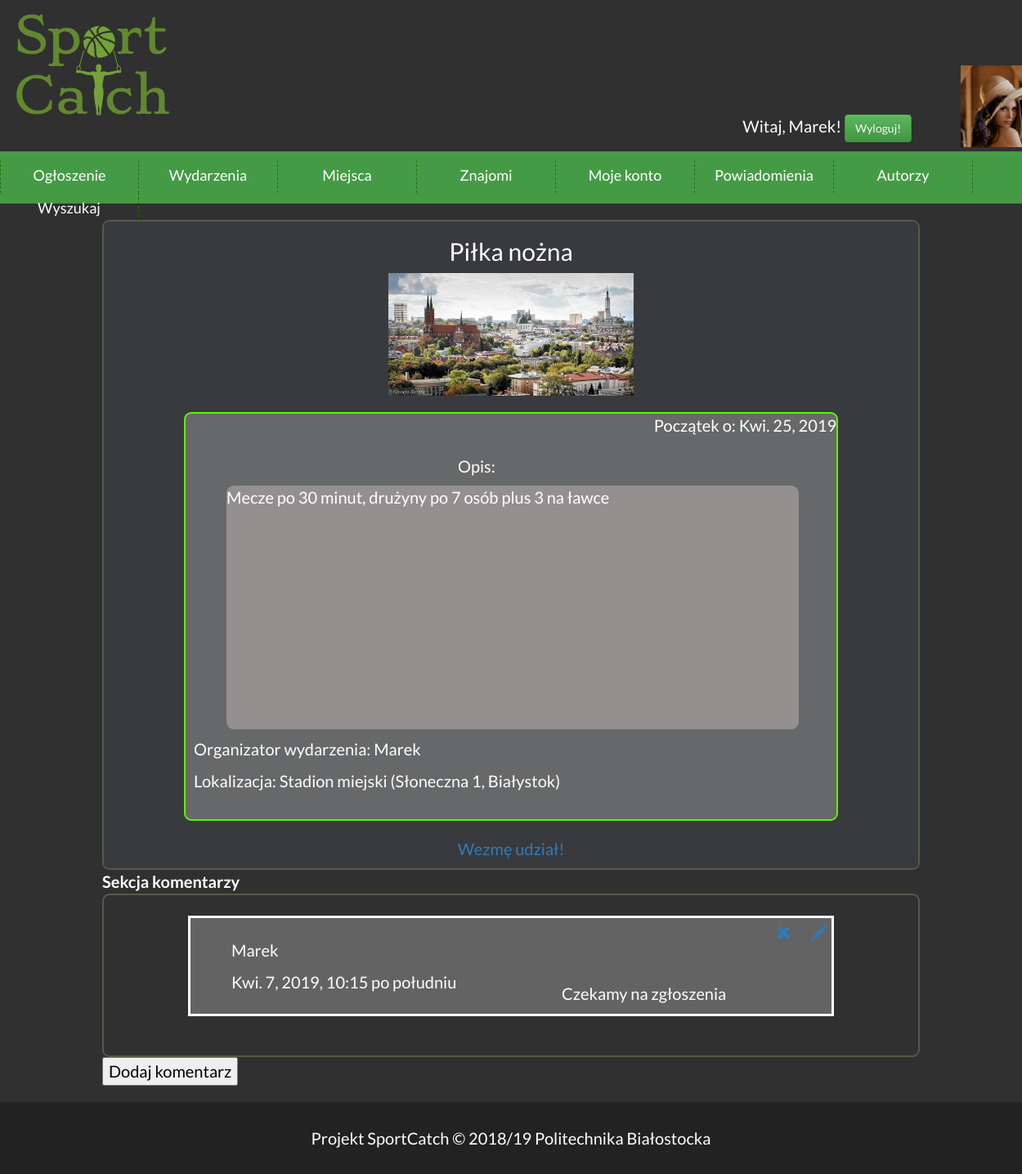
The app's page /events/5 (signed in) with its own data.
### account/models.py (models this page shows, shortened)
class Profile(models.Model):
    user = models.OneToOneField(settings.AUTH_USER_MODEL, on_delete=models.CASCADE)
    date_of_birth = models.DateField(blank=True, null=True)
    photo = models.ImageField(upload_to='profile_image', blank=True)
    friends=models.ManyToManyField("self",related_name="friends")
    rate=models.IntegerField(default=0)

### event/models.py (models this page shows, shortened)
class wydarzenie(models.Model):
    miejsce=models.ForeignKey(miejsce,on_delete=models.CASCADE)
    nazwa=models.CharField(max_length=50)
    data_rozpoczecia=models.DateField()
    organizator=models.ForeignKey(User,on_delete=models.CASCADE,related_name='wydarzenia')
    opis=models.TextField()
    uczestnicy=models.ManyToManyField(User,related_name="uczestnicy")
    Srednia_ocen=models.IntegerField( default=0)
    photo = models.ImageField(upload_to="wydarzenia/", blank=True, default='miejsca/Default.jpg')

class miejsce(models.Model):
    adres=models.CharField(max_length=100)
    miasto=models.CharField(max_length=100, default="Białystok")
    nazwa=models.CharField(max_length=100)
    zaakceptowane=models.BooleanField(default=False)
    Srednia_ocen=models.IntegerField( default=0)
    photo = models.ImageField(upload_to='miejsca/', blank=True, default='miejsca/Default.jpg')
    def __str__(self):
        return "{} ({}, {})".format(self.nazwa, self.adres, self.miasto)
    class Meta:
        verbose_name = 'Miejsce'
        verbose_name_plural = 'Miejsca'

class komentarz_do_wydarzenia(models.Model):
    autor= models.ForeignKey(User,on_delete=models.CASCADE)
    wydarzenie=models.ForeignKey(wydarzenie,on_delete=models.CASCADE)
    data=models.DateTimeField(auto_now=True)
    tresc=models.TextField()

### event/views.py (the view, shortened to what this page needs)
# urls.py: path('events/<int:pk>', views.event_detail, name='event_detail'),
def event_detail(request, pk):
    user = Profile.objects.all()
    event = get_object_or_404(wydarzenie, pk=pk)
    if request.user.is_authenticated:
        try:
            user = Profile.objects.get(user=request.user)
        except Profile.DoesNotExist:
            user = None
    uczestnicy = event.uczestnicy.all()
    komentarze = komentarz_do_wydarzenia.objects.filter(wydarzenie=event.id)
    komentarz_form = None
    czy_nowy_komentarz = False
    if not (request.user in event.uczestnicy.all()):
        takePartButtonText = "Wezmę udział!"
    else:
        takePartButtonText = "Jednak nie wezmę udziału"
    return render(request, 'event/event_detail.html', {'flag': czy_nowy_komentarz,
                                                       'event': event, 'uczestnicy': uczestnicy,
                                                       'komentarze': komentarze,
                                                       'komentarz_form': komentarz_form,
                                                       'takePartButtonText': takePartButtonText, 'user': user})

### event/templates/event/event_detail.html (shortened to what this page needs)
{%extends 'Base.html'%}
{%block content%}
{% load emoticons_tags %}
{% emoticons %}
        <div class="wydarzenia">
        <div class="Elementy_wydarzen">
    <h2>{{event.nazwa}}</h2>
    <span>
    {%if event.photo.url.value != ""%}
    <image heigh="150" width="300" src="{{event.photo.url}}"></image></span>
    {%endif%}
    <div class="Obramowanie3">
    <div style="float: right;">
    <p>Początek o: {{event.data_rozpoczecia}}</p>
    </div>
    <div class="Opiss">
    <p>Opis:</p>
    </div>
        <div class="ramka">
        {{event.opis}}
        </div>
    <div class="stopka">
    <p>Organizator wydarzenia: {{event.organizator}}</p>
    <p>Lokalizacja: {{event.miejsce}}</p>
    </div>
    </div>
    {% if request.user.is_authenticated %}
	<p>
	<a href="{% url 'take_part' event.id %}">{{takePartButtonText}}</a>
	</p>
    {%endif%}
</div>
</div>
    <b>Sekcja komentarzy</b>
    <div class="mar">
    {%for kom in komentarze%}
    <div class="komentarze">
    {% if kom.autor.username == request.user.username %}
    <div class="options">
    <a href="{% url 'delete_com2' pk=event.pk comPK=kom.pk %}" class="glyphicon glyphicon-remove">&#160;</a>
    <a href="#" class="glyphicon glyphicon-pencil"> </a>
    </div>
    {%endif%}
    <div class="Text3">
    <p>{{kom.autor}}</p>
    <p>{{kom.data}}</p>
</div>
<div class="tresc">
    <p>{{kom.tresc}}</p>
</div>
</div>
    {%endfor%}
</div>
    {%if flag%}
    <h3>Twój komenatrz został dodany</h3>
    {%else%}
        {% if request.user.is_authenticated %}
    <form action="{{event.get_absolute_url}}" method="post">
        <p><input type="submit" value="Dodaj komentarz" ></p>
    {%endif%}
    </form>
    {% endif%}
{% endemoticons %}
{%endblock%}

### event/templates/Base.html (shortened to what this page needs)
<!DOCTYPE HTML>
<html lang="pl">
<head>
	<link rel="stylesheet" href="https://maxcdn.bootstrapcdn.com/bootstrap/3.3.7/css/bootstrap.min.css">
	<link rel="stylesheet" href="https://maxcdn.bootstrapcdn.com/bootstrap/3.3.7/css/bootstrap-theme.min.css">
	<link href="/static/style.css" rel="stylesheet" type="text/css" />
	<link href="css/fontello.css" rel="stylesheet" type="text/css" />
</head>
<body>
	<div class="wrapper">
		<div class="header">
			<div class="logo">
				<a  href="{% url 'index' %}"><img src="/static/images/sportcatch.svg"/></a>
			</div>
		</div>
		<div class="login" >
		{% if request.user.is_authenticated%}
			<p>
			Witaj, {{ request.user.username }}!
			<a href="{% url 'logout' %}" class="btn btn-success">
                Wyloguj!
                 </a>
			</p>
			{% if user.photo %} <p></p>
		<img   height="100" src="{{user.photo.url}}"/>
			{%endif%}
		{% else %}
			<div style="margin-top:60px;">
			<a  href="{% url 'login'%}?next={{ request.path|urlencode }}" class="btn btn-success">Zaloguj się</a>
			<span >lub</span>
			<a href="{% url 'register' %}"  class="btn btn-danger">Zarejestruj się</a>
				</div>
			{% endif %}
		</div>
		<div class="nav">
			<ol>
				<li><span>Ogłoszenie</span>
				</li>
				<li><span>Wydarzenia</span>
				</li>
				<li><span>Miejsca</span>
				</li>
				{% if not request.user.username == 'admin' %}
				{% if request.user.is_authenticated%}
				<li><a href="#">Znajomi</a>
				</li>
				{%endif%}
				{% if request.user.is_authenticated%}
				<li><a href="{% url 'my_account' %}">Moje konto</a></li>
				<li>{% if request.session.new_notifications != null %}
					<a href="{% url 'get_notifications'%}">{{request.session.new_notifications}}</a>
					{% else %}
					<a href="{% url 'get_notifications'%}">Powiadomienia</a>
					{% endif %}
				</li>
				{%endif%}
				{%endif%}
				<li><a href="{% url 'authors' %}">Autorzy</a></li>
				<li><a href="{%url 'searching' %}">Wyszukaj</a></li>
			</ol>
		</div>
		<div class="content">
			{% block content %}
			{% load emoticons_tags %}
			{% endblock content %}
		</div>
		<div class="footer">Projekt SportCatch &copy; 2018/19 Politechnika Białostocka</div>
	</div>
</body>
</html>

### event/static/style.css (style rules this page uses)
body { background-color: #303030; color: #ffffff; font-family: 'Lato', sans-serif; font-size: 20px; margin: 0 !important; }
.wrapper { width: 100%; }
.header { width:100%; padding: 0 0 80px; }
.login { position:relative; height:100px; width: 400px; top:0%; left:70%; margin-bottom: 5px; }
.login img { position:absolute; right:0%; top:0%; }
.login p { margin-top:60px; position:absolute; right:40%; }
.logo { width: 450px; font-size: 48px; margin-left: 10px; margin-top: 10px; margin-right: auto; float: left; }
.logo img { height:150px; }
.nav { width: 100%; padding: 10px 0; background-color: #459b45; text-align: center; border-top: 1px solid #46981F; border-bottom: 1px solid #46981F; }
.content { margin-top: 10px; margin-bottom: 10px; width: 1000px; margin-left: auto; margin-right: auto; text-align: justify; padding-top: 10px; min-height: 460px; }
.footer { text-align: center; background-color: #222222; padding: 30px; margin-top: 20px; }
ol { padding: 0; margin: 0; list-style-type: none; font-size: 18px; height: 35px; line-height: 200%; display: inline-block; }
ol a { color: #ffffff; text-decoration: none; display: block; }
ol > li { float: left; width: 170px; height: 40px; border-right: 1px dashed #296D09; transition: 0.3s; }
ol > li:first-child { border-left: 1px dashed #296D09; }
input, select, textarea { color: black; }
.wydarzenia { text-align: center; }
.Elementy_wydarzen { background-color:#383a3d; height: 70%px; width: 70%px; display: flex; justify-content:center; flex-direction:column; border-radius: 9px; }
.Obramowanie3 { margin:auto; margin-top:20px; margin-bottom: 20px; background-color: rgba(121, 121, 121, 0.74); text-align: left; width: 800px; height: 500px; border-radius: 9px; border-radius: 9px; border: #5ef308; border-style: solid; border-width: 2px; border-width: 2px; font-size: 20px; }
.Text3 { float: left; margin-left: 50px; margin-top: 25px; }
.options { margin: 5px; float: right; color: #222222; }
.wydarzenia { border-radius: 9px; border: #515c4a; border-style: solid; border-width: 2px; }
.komentarze { background-color: #636363; overflow-wrap: break-word; word-wrap: break-word; hyphens: auto; width: 790px; height: auto; border-style: solid; margin: auto; margin-top: 25px; margin-bottom: 25px; }
.mar { overflow-y:scroll; height: 200px; border-radius: 9px; border: #515c4a; border-style: solid; border-width: 2px; }
.komentarze > .tresc { text-align:center; }
.tresc { margin-top: 10%; }
.Opiss { margin-top: 50px; margin-left: 333px; }
.stopka { float: none; margin-top: 10px; margin-left:10px; }
.ramka { height:60%; margin-left:50px; width:700px; background-color:rgb(148, 144, 144); border-radius: 9px; }

### records on screen
Profile: photo (picture)
wydarzenie: nazwa "Piłka nożna", photo (placeholder picture), data_rozpoczecia "Kwi. 25, 2019", opis "Mecze po 30 minut, drużyny po 7 osób plus 3 na ławce", organizator "Marek", miejsce "Stadion miejski (Słoneczna 1, Białystok)"
komentarz_do_wydarzenia: autor "Marek", data "Kwi. 7, 2019, 10:15 po południu", tresc "Czekamy na zgłoszenia"

### other values on screen
{{ request.user.username }} "Marek"
{{ takePartButtonText }} "Wezmę udział!"
